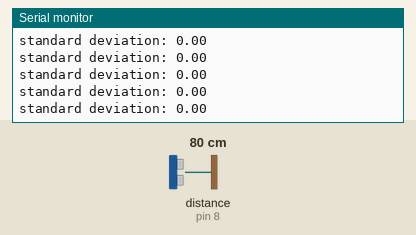
A sketch run on a simulated Arduino Uno, built with avr-gcc and run on an emulated ATmega328P. Parts: the last lines printed to the serial monitor. Wiring (inferred from the names in the program): ultrasonic range finder: trigger pin 7; echo pin 8. The test bench sets the inputs (shaded band); at power-on: distance to the obstacle (sensor on pin 8) 80 cm. The echo pulse lasts 58.3 µs per cm.

Above: at 1.2 s.
1.3 s: distance to the obstacle (sensor on pin 8) set to 2 cm
At 1.8 s:
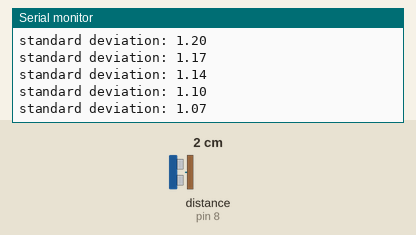
4.3 s: distance to the obstacle (sensor on pin 8) set to 4 cm
At 4.9 s:
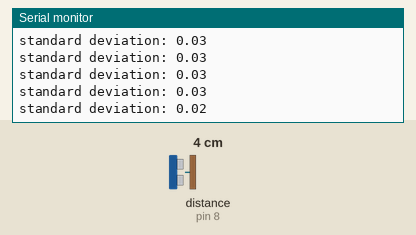
Timing chart, 0 to 7.3 s (numbered marks = the images above; inputs shaded):
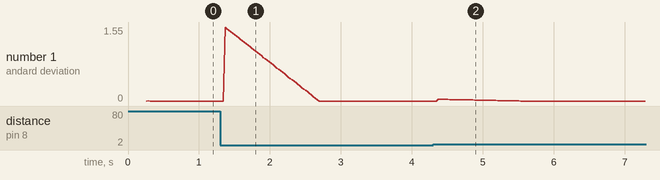

The sketch:

ultrasound_starting.ino
```cpp
#define CONT_ULTRA_TRIG_PIN 7
#define CONT_ULTRA_ECHO_PIN 8
#define N 50
float data[N];
int first = 1;
int i = 0;

void setup() {
  Serial.begin(9600);
  Serial.println("----STARTING----");
  // put your setup code here, to run once:
  pinMode(CONT_ULTRA_TRIG_PIN,OUTPUT);
  pinMode(CONT_ULTRA_ECHO_PIN,INPUT);
}

void loop() {
  // put your main code here, to run repeatedly:
  float duration_us, distance_cm;
  float sum = 0;
  float mean = 0;
  float dev = 0;

  if(first){
    for(i=0;i<N;i++){

       digitalWrite(CONT_ULTRA_TRIG_PIN, HIGH);
      delayMicroseconds(10);
      digitalWrite(CONT_ULTRA_TRIG_PIN, LOW);

      duration_us = pulseIn(CONT_ULTRA_ECHO_PIN, HIGH);

      data[i] = duration_us * 0.017;

      sum = sum + data[i];

    }

    first = 0;

  }else{

    for(i=1;i<N;i++){

      data[i-1] = data[i];
      sum = sum + data[i-1];
    }

    digitalWrite(CONT_ULTRA_TRIG_PIN, HIGH);
    delayMicroseconds(10);
    digitalWrite(CONT_ULTRA_TRIG_PIN, LOW);

    duration_us = pulseIn(CONT_ULTRA_ECHO_PIN, HIGH);
    data[N-1] = duration_us * 0.017;

    sum = sum + data[N-1];

  }

  mean = sum/N;

  sum = 0;
  for(i=0;i<N;i++){
    sum = pow(data[i]-mean,2);
  }

  dev = sqrt(sum)/(N-1);

  Serial.print("standard deviation: "); Serial.println(dev);
  if(dev>10){
    Serial.println("------SEDUTO------");
  }
}
```

Measured:
- after the input at 1.3 s, the serial monitor: prints a new line after 0.07 s (image 1)
- after the input at 4.3 s, the serial monitor: prints a new line after 0.07 s (image 2)
